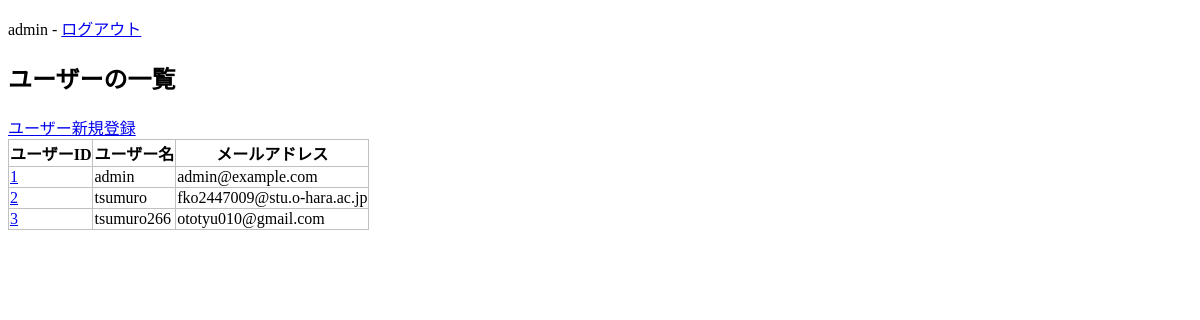
Page /crud/users (signed in) on the earlier database version.
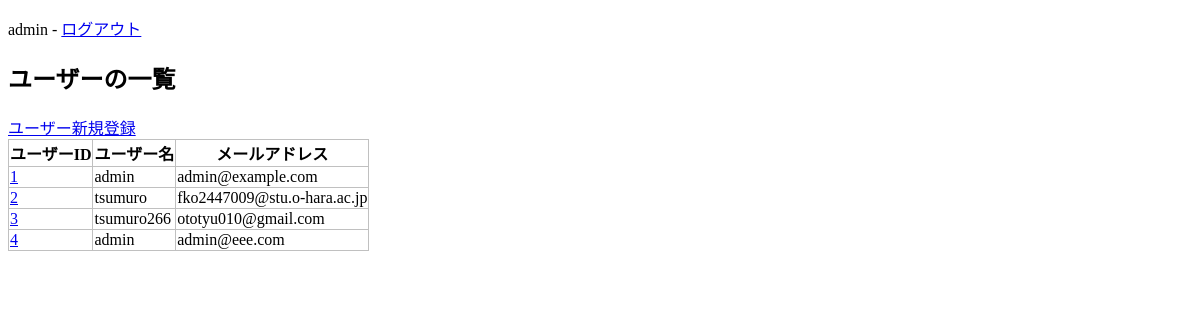
Same page on the later database version.
### apps/crud/models.py (models this page shows, shortened)
class User(db.Model, UserMixin):
  __tablename__ = "users"
  id = db.Column(db.Integer, primary_key=True)
  username = db.Column(db.String, index=True)
  email = db.Column(db.String, unique=True, index=True)
  password_hash = db.Column(db.String)
  created_at = db.Column(db.DateTime, default=datetime.now)
  updated_at = db.Column(
    db.DateTime, default=datetime.now, onupdate=datetime.now
  )
  @property
  def password(self):
    raise AttributeError("読み取り不可")

### apps/crud/views.py (the view)
@crud.route("/users")
@login_required
def users():
  users = User.query.all()
  return render_template("crud/index.html", users=users)

### apps/crud/models.py (called while the page is built)
@login_manager.user_loader
def load_user(user_id):
  return User.query.get(user_id)

### apps/crud/templates/crud/index.html (shortened to what this page needs)
{% extends "crud/base.html" %}
{% block content %}
  <h2>ユーザーの一覧</h2>
  <a href="{{ url_for('crud.create_user') }}">ユーザー新規登録</a>
  <table>
    <tr>
      <th>ユーザーID</th>
      <th>ユーザー名</th>
      <th>メールアドレス</th>
    </tr>
    {% for user in users %}
    <tr>
      <td>
        <a href="{{ url_for('crud.edit_user', user_id=user.id) }}">{{ user.id }}</a>
      </td>
      <td>{{ user.username }}</td>
      <td>{{ user.email }}</td>
    </tr>
    {% endfor %}
  </table>
{% endblock %}

### apps/crud/templates/crud/base.html (shortened to what this page needs)
<!DOCTYPE html>
<html lang="ja">
  <head>
    <link
      rel="stylesheet"
      href="{{ url_for('crud.static', filename="style.css") }}"
    />
  </head>
  <body>
    <div>
      {% if current_user.is_authenticated %}
      <p>
        <span>{{ current_user.username }}</span> -
        <span><a href="{{ url_for('auth.logout') }}">ログアウト</a></span>
      </p>
      {% endif %}
    </div>
    {% block content %}{% endblock %}
  </body>
</html>

### apps/crud/static/style.css (style rules this page uses)
table { border-collapse: collapse; }
table, th, td { border: 1px solid #c0c0c0; }

Differences in the rows shown:
added User: id "4", username "admin", email "admin@eee.com"
